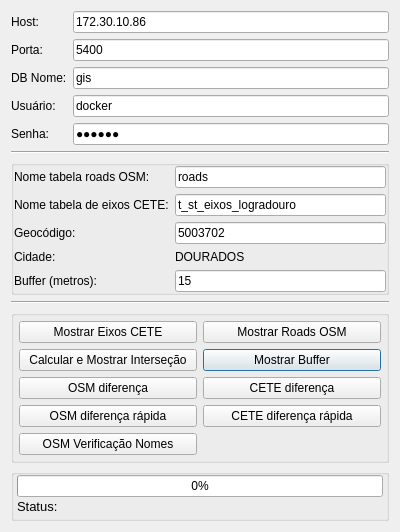
<?xml version="1.0" encoding="UTF-8"?>
<ui version="4.0">
 <class>Dialog</class>
 <widget class="QDialog" name="Dialog">
  <property name="geometry">
   <rect>
    <x>0</x>
    <y>0</y>
    <width>400</width>
    <height>532</height>
   </rect>
  </property>
  <property name="sizePolicy">
   <sizepolicy hsizetype="Preferred" vsizetype="Expanding">
    <horstretch>0</horstretch>
    <verstretch>0</verstretch>
   </sizepolicy>
  </property>
  <property name="minimumSize">
   <size>
    <width>400</width>
    <height>0</height>
   </size>
  </property>
  <property name="windowTitle">
   <string>OSM nas Bases de Produção</string>
  </property>
  <layout class="QVBoxLayout" name="verticalLayout">
   <item>
    <layout class="QFormLayout" name="formLayout">
     <item row="0" column="0">
      <widget class="QLabel" name="label_host">
       <property name="text">
        <string>Host:</string>
       </property>
       <property name="margin">
        <number>5</number>
       </property>
      </widget>
     </item>
     <item row="0" column="1">
      <widget class="QLineEdit" name="text_host">
       <property name="text">
        <string>172.30.10.86</string>
       </property>
      </widget>
     </item>
     <item row="1" column="0">
      <widget class="QLabel" name="label_port">
       <property name="text">
        <string>Porta:</string>
       </property>
       <property name="margin">
        <number>5</number>
       </property>
      </widget>
     </item>
     <item row="1" column="1">
      <widget class="QLineEdit" name="text_port">
       <property name="text">
        <string>5400</string>
       </property>
      </widget>
     </item>
     <item row="2" column="0">
      <widget class="QLabel" name="label_dbname">
       <property name="text">
        <string>DB Nome:</string>
       </property>
       <property name="margin">
        <number>5</number>
       </property>
      </widget>
     </item>
     <item row="2" column="1">
      <widget class="QLineEdit" name="text_dbname">
       <property name="text">
        <string>gis</string>
       </property>
      </widget>
     </item>
     <item row="3" column="0">
      <widget class="QLabel" name="label_user">
       <property name="text">
        <string>Usuário:</string>
       </property>
       <property name="margin">
        <number>5</number>
       </property>
      </widget>
     </item>
     <item row="3" column="1">
      <widget class="QLineEdit" name="text_user">
       <property name="text">
        <string>docker</string>
       </property>
      </widget>
     </item>
     <item row="4" column="0">
      <widget class="QLabel" name="label_password">
       <property name="text">
        <string>Senha:</string>
       </property>
       <property name="margin">
        <number>5</number>
       </property>
      </widget>
     </item>
     <item row="4" column="1">
      <widget class="QLineEdit" name="text_password">
       <property name="text">
        <string>docker</string>
       </property>
       <property name="echoMode">
        <enum>QLineEdit::Password</enum>
       </property>
      </widget>
     </item>
    </layout>
   </item>
   <item>
    <widget class="Line" name="line">
     <property name="orientation">
      <enum>Qt::Horizontal</enum>
     </property>
    </widget>
   </item>
   <item>
    <widget class="QGroupBox" name="table_box">
     <property name="title">
      <string/>
     </property>
     <layout class="QVBoxLayout" name="verticalLayout_4">
      <property name="spacing">
       <number>6</number>
      </property>
      <property name="margin">
       <number>0</number>
      </property>
      <item>
       <layout class="QFormLayout" name="formLayout_2">
        <property name="fieldGrowthPolicy">
         <enum>QFormLayout::AllNonFixedFieldsGrow</enum>
        </property>
        <item row="0" column="0">
         <widget class="QLabel" name="label_osm_table">
          <property name="text">
           <string>Nome tabela roads OSM:</string>
          </property>
          <property name="margin">
           <number>5</number>
          </property>
         </widget>
        </item>
        <item row="0" column="1">
         <widget class="QLineEdit" name="text_osm_table">
          <property name="text">
           <string>roads</string>
          </property>
         </widget>
        </item>
        <item row="1" column="0">
         <widget class="QLabel" name="label_cete_table">
          <property name="text">
           <string>Nome tabela de eixos CETE:</string>
          </property>
          <property name="margin">
           <number>5</number>
          </property>
         </widget>
        </item>
        <item row="1" column="1">
         <widget class="QLineEdit" name="text_cete_table">
          <property name="text">
           <string>t_st_eixos_logradouro</string>
          </property>
         </widget>
        </item>
        <item row="2" column="0">
         <widget class="QLabel" name="label_geocod">
          <property name="text">
           <string>Geocódigo:</string>
          </property>
          <property name="margin">
           <number>5</number>
          </property>
         </widget>
        </item>
        <item row="2" column="1">
         <widget class="QLineEdit" name="text_geocod">
          <property name="text">
           <string>5003702</string>
          </property>
         </widget>
        </item>
        <item row="3" column="0">
         <widget class="QLabel" name="label_c">
          <property name="text">
           <string>Cidade:</string>
          </property>
          <property name="margin">
           <number>5</number>
          </property>
         </widget>
        </item>
        <item row="3" column="1">
         <widget class="QLabel" name="label_city">
          <property name="text">
           <string>DOURADOS</string>
          </property>
         </widget>
        </item>
        <item row="4" column="0">
         <widget class="QLabel" name="label_buffer_size">
          <property name="text">
           <string>Buffer (metros):</string>
          </property>
          <property name="margin">
           <number>5</number>
          </property>
         </widget>
        </item>
        <item row="4" column="1">
         <widget class="QLineEdit" name="text_buffer_size">
          <property name="text">
           <string>15</string>
          </property>
         </widget>
        </item>
       </layout>
      </item>
     </layout>
    </widget>
   </item>
   <item>
    <widget class="Line" name="line_3">
     <property name="orientation">
      <enum>Qt::Horizontal</enum>
     </property>
    </widget>
   </item>
   <item>
    <widget class="QGroupBox" name="button_box">
     <property name="title">
      <string/>
     </property>
     <layout class="QVBoxLayout" name="verticalLayout_2">
      <property name="spacing">
       <number>6</number>
      </property>
      <property name="margin">
       <number>0</number>
      </property>
      <item>
       <layout class="QGridLayout" name="gridLayout">
        <property name="margin">
         <number>5</number>
        </property>
        <item row="1" column="1">
         <widget class="QPushButton" name="bt_show_buffer">
          <property name="text">
           <string>Mostrar Buffer</string>
          </property>
         </widget>
        </item>
        <item row="0" column="0">
         <widget class="QPushButton" name="bt_show_cete">
          <property name="text">
           <string>Mostrar Eixos CETE</string>
          </property>
         </widget>
        </item>
        <item row="3" column="0">
         <widget class="QPushButton" name="bt_quick_osm_diff">
          <property name="text">
           <string>OSM diferença rápida</string>
          </property>
         </widget>
        </item>
        <item row="1" column="0">
         <widget class="QPushButton" name="bt_intersection">
          <property name="text">
           <string>Calcular e Mostrar Interseção</string>
          </property>
         </widget>
        </item>
        <item row="0" column="1">
         <widget class="QPushButton" name="bt_show_osm">
          <property name="text">
           <string>Mostrar Roads OSM</string>
          </property>
         </widget>
        </item>
        <item row="3" column="1">
         <widget class="QPushButton" name="bt_quick_cete_diff">
          <property name="text">
           <string>CETE diferença rápida</string>
          </property>
         </widget>
        </item>
        <item row="2" column="0">
         <widget class="QPushButton" name="bt_osm_minus_intersection">
          <property name="text">
           <string>OSM diferença</string>
          </property>
         </widget>
        </item>
        <item row="2" column="1">
         <widget class="QPushButton" name="bt_cete_minus_intersection">
          <property name="text">
           <string>CETE diferença</string>
          </property>
         </widget>
        </item>
        <item row="4" column="0">
         <widget class="QPushButton" name="bt_osm_verify_names">
          <property name="sizePolicy">
           <sizepolicy hsizetype="Preferred" vsizetype="Fixed">
            <horstretch>0</horstretch>
            <verstretch>0</verstretch>
           </sizepolicy>
          </property>
          <property name="toolTip">
           <string>Tooltip</string>
          </property>
          <property name="whatsThis">
           <string>whatsthis</string>
          </property>
          <property name="text">
           <string>OSM Verificação Nomes</string>
          </property>
         </widget>
        </item>
       </layout>
      </item>
     </layout>
    </widget>
   </item>
   <item>
    <widget class="QGroupBox" name="progress_box">
     <property name="enabled">
      <bool>true</bool>
     </property>
     <property name="sizePolicy">
      <sizepolicy hsizetype="Preferred" vsizetype="Minimum">
       <horstretch>0</horstretch>
       <verstretch>0</verstretch>
      </sizepolicy>
     </property>
     <property name="title">
      <string/>
     </property>
     <property name="flat">
      <bool>false</bool>
     </property>
     <property name="checkable">
      <bool>false</bool>
     </property>
     <property name="checked">
      <bool>false</bool>
     </property>
     <layout class="QVBoxLayout" name="verticalLayout_3">
      <property name="spacing">
       <number>0</number>
      </property>
      <property name="margin">
       <number>0</number>
      </property>
      <item>
       <layout class="QFormLayout" name="formLayout_3">
        <property name="horizontalSpacing">
         <number>6</number>
        </property>
        <property name="verticalSpacing">
         <number>2</number>
        </property>
        <property name="leftMargin">
         <number>3</number>
        </property>
        <property name="rightMargin">
         <number>3</number>
        </property>
        <item row="0" column="0" colspan="2">
         <widget class="QProgressBar" name="progress_bar">
          <property name="value">
           <number>0</number>
          </property>
          <property name="alignment">
           <set>Qt::AlignCenter</set>
          </property>
         </widget>
        </item>
        <item row="1" column="0">
         <widget class="QLabel" name="progress_label">
          <property name="font">
           <font>
            <pointsize>10</pointsize>
           </font>
          </property>
          <property name="text">
           <string>Status: </string>
          </property>
         </widget>
        </item>
       </layout>
      </item>
     </layout>
    </widget>
   </item>
  </layout>
 </widget>
 <resources/>
 <connections/>
</ui>
